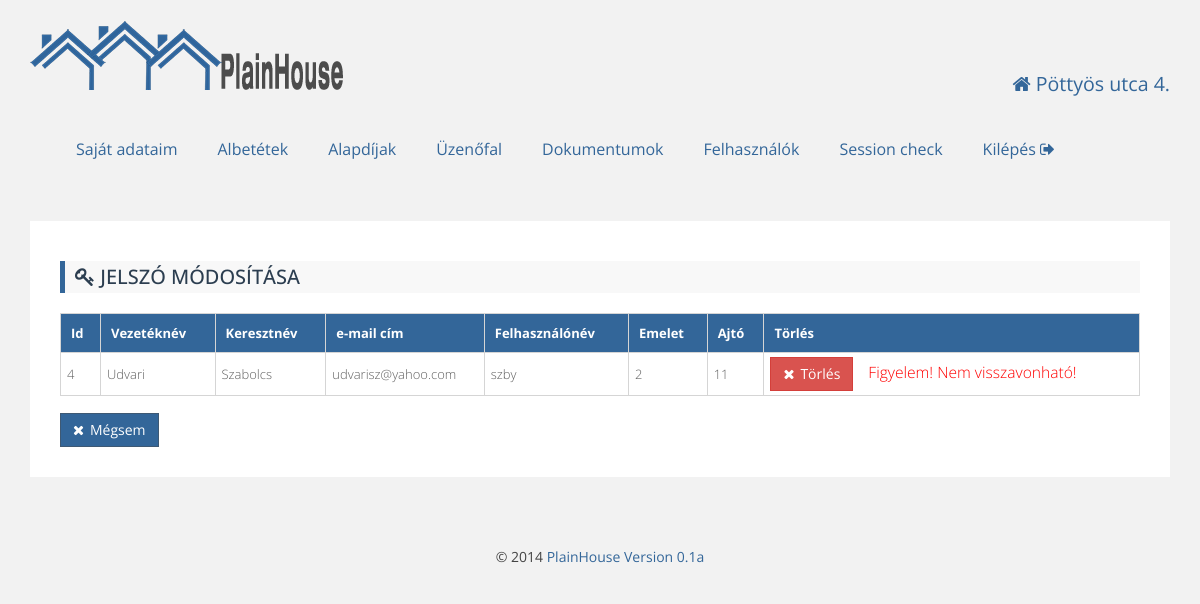
Screenshot of /killuser.php?uid=4 (signed in) with the database file from the repository.
### tables this page shows
CREATE TABLE IF NOT EXISTS `residents` (
  `id` int(11) NOT NULL AUTO_INCREMENT,
  `firstname` varchar(100) NOT NULL,
  `lastname` varchar(100) NOT NULL,
  `email` varchar(100) NOT NULL,
  `username` varchar(25) NOT NULL,
  `password` varchar(512) NOT NULL,
  `depositid` int(11) NOT NULL,
  `active` int(11) NOT NULL DEFAULT '1',
  `admin` int(11) NOT NULL DEFAULT '0',
  PRIMARY KEY (`id`),
  UNIQUE KEY `deposit_id` (`depositid`),
  UNIQUE KEY `e-mail` (`email`)
);

CREATE TABLE IF NOT EXISTS `deposits` (
  `id` int(11) NOT NULL AUTO_INCREMENT,
  `floor` varchar(5) NOT NULL,
  `door` varchar(4) NOT NULL,
  `area` double NOT NULL,
  `residents_no` int(11) NOT NULL,
  `area_ratio` double NOT NULL,
  `resident_name` text NOT NULL,
  PRIMARY KEY (`id`)
);

### db.php (called while the page is built, shortened)
<?php
function getUserData($id) {
    $sql = "SELECT `residents`.`id`,`residents`.`firstname`,`residents`.`lastname`,"
            . "`residents`.`email`,`residents`.`username`,`deposits`.`floor`,"
            . "`deposits`.`door` FROM residents LEFT JOIN `deposits` "
            . "ON `residents`.`depositid` = `deposits`.`id` WHERE `residents`.`id` = $id;";
    $result = mysql_query($sql);
    $array = array();
    while ($row = mysql_fetch_assoc($result)) {
        $array = $row;
    }
    return $array;
}

### killuser.php (the view, shortened to what this page needs)
<?php
include_once 'db.php';
include_once 'html.php';
if ($_SESSION["admin"] > 0)
{
    $id = $_GET["uid"];
    $user = getUserData($id);
    $action = $_SERVER["PHP_SELF"] . "?uid=$id";
    echo <<<EOT
   <div class="content">
   <h3 class="primary"><i class="fa fa-key"></i> Jelszó módosítása</h3>
   <form method="post" action="$action">
   <table id="responsiveTable" class="large-only" cellspacing="0">
    <tr align="left" class="primary">
    <th>Id</név>
    <th>Vezetéknév</th>
    <th>Keresztnév</th>
    <th>e-mail cím</th>
    <th>Felhasználónév</th>
    <th>Emelet</név>
    <th>Ajtó</név>
    <th>Törlés</th>
    </tr>
    <tbody>
    <tr>
    <td>{$user['id']}</td>
    <td>{$user['firstname']}</td>
    <td>{$user['lastname']}</td>
    <td>{$user['email']}</td>
    <td>{$user['username']}</td>
    <td>{$user['floor']}</td>
    <td>{$user['door']}</td>
    <td><button type="input" name="submit" value="töröl" class="btn btn-danger btn-icon"><i class="fa fa-times"></i>Törlés</button><span class="pwarning">Figyelem! Nem visszavonható!</span></td>
    </tr>
    </tbody>
    </table>
    </form>
    <div class="buttons">
    <a href="allresidents.php"><button type="input" class="btn btn-success btn-icon"><i class="fa fa-times"></i>Mégsem</button></a>
    </div>
    </div>
EOT;
}
else
{
    notLoggedIn();
}

### css/style.css (style rules this page uses)
body { background: #f2f2f2; color: #444444; font-family: "Open Sans",sans-serif; font-size: 14px; line-height: 1.42857; }
h1, h2, h3, h4, h5, h6, .h1, .h2, .h3, .h4, .h5, .h6 { font-family: "Open Sans", sans-serif; color: #999999; line-height: 1.1; padding: 2px 0; margin-top: 10px; margin-bottom: 20px; }
h3.primary { background: #f8f8f8; padding: 5px 10px 5px 10px; color: #2c3e50; border-left: 5px solid #336699; font-size: 20px; text-transform: uppercase; }
.container .content { padding: 30px; border-radius: 0; background-color: #ffffff; color: #606060; font-size: 1.2em; font-weight: 200; line-height: 1.4; margin-bottom: 30px; }
.btn { display: inline-block; padding: 6px 12px; margin-bottom: 0; font-size: 14px; font-weight: normal; line-height: 1.428571429; text-align: center; white-space: nowrap; vertical-align: middle; cursor: pointer; border: 1px solid transparent; border-radius: 0; -webkit-user-select: none; -moz-user-select: none; -ms-user-select: none; -o-user-select: none; user-select: none; }
.btn-icon i { margin-right: 6px; }
.btn-danger { color: #ffffff; background-color: #d9534f; border-color: #d43f3a; }
.btn-success { color: #ffffff; background-color: #336699; border-color: #3e5974; }

### css/plainhome.css (style rules this page uses)
body { padding: 20px 30px; }
a { color: #336699; text-decoration: none; }
table { border-collapse: collapse; border-spacing: 0; width: 100%; margin: 1em 0; //table-layout: fixed; }
tr { border-bottom: 1px solid #d5d5d5; }
th { background: #f5f5f5; color: #444; //font-weight: bold; border-top: 1px solid #d5d5d5; }
th:first-of-type { border-left: 1px solid #d5d5d5; }
th { border-right: 1px solid #d5d5d5; }
td, th { padding: 4px 2px 4px 6px; text-align: left; font-size: 13px; }
td:first-of-type { border-left: 1px solid #d5d5d5; }
td { border-right: 1px solid #d5d5d5; }
.primary th { background: #336699; color: #ffffff; padding: 10px; }
.pwarning { font-style: bold; font-size: 1.2em; color: red; padding: 0 0 0 15px; }

### rows the page displays
residents: id "4", firstname "Udvari", lastname "Szabolcs", email "udvarisz@yahoo.com", username "szby", depositid.floor "2", depositid.door "11"

### other values shown
$house['name'] "Pöttyös utca 4."
$website['version'] "0.1a"
